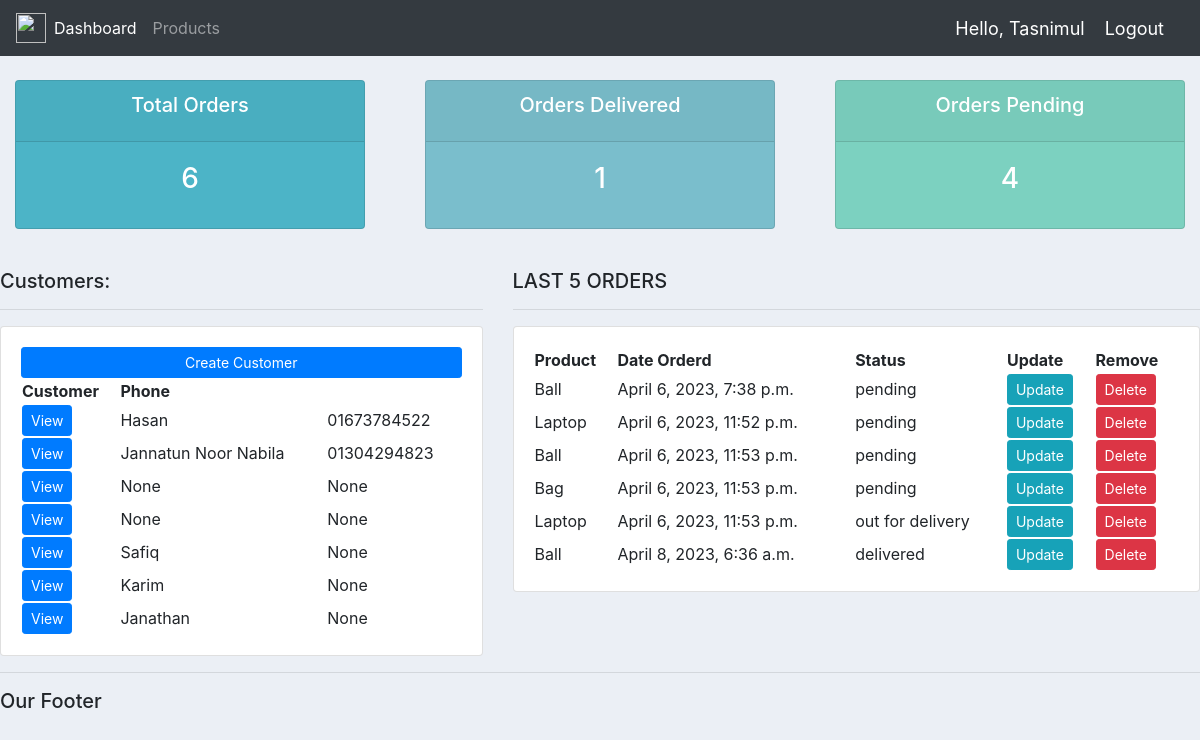
Screenshot of / (signed in) with the database file from the repository.
### accounts/models.py (models this page shows, shortened)
class Customer(models.Model):
    user = models.OneToOneField(User, null=True,blank=True, on_delete=models.CASCADE)
    name = models.CharField(max_length=200, null=True)
    phone = models.CharField(max_length=200, null=True)
    email = models.CharField(max_length=200, null=True)
    date_created = models.DateTimeField(auto_now_add=True,null=True, blank=True)
    profile_pic = models.ImageField(default='user.png',null= True,blank=True)

class Order(models.Model):
    STATUS=(
        ('pending', 'pending'),
        ('out for delivery', 'out for delivery'),
        ('delivered', 'delivered')
    )
    customer = models.ForeignKey(Customer, on_delete=models.SET_NULL, null=True)
    product = models.ForeignKey(Product, null=True, on_delete= models.SET_NULL)
    date_created = models.DateTimeField(auto_now_add=True,null=True, blank=True)
    status = models.CharField(max_length=200, null=True, choices=STATUS)
    note = models.CharField(max_length=1000, null=True)

class Product(models.Model):
    CATEGORY = (
        ('indoor', 'Indoor'),
        ('outdoor', 'Outdoor')
    )
    name = models.CharField(max_length=200, null=True)
    price = models.DecimalField(max_digits=7, decimal_places=2, null=True)
    category = models.CharField(max_length=200, null=True, choices=CATEGORY)
    description = models.CharField(max_length=200, null=True)
    date_created = models.DateTimeField(auto_now_add=True,null=True, blank=True)
    tags = models.ManyToManyField(Tag)
    def __str__(self):
        return self.name

### accounts/decorators.py (the view)
    def wrapper_function(request,*args,**kwargs):
        group = None
        if request.user.groups.exists():
            group = request.user.groups.all()[0].name
        if group == 'customer':
            return redirect('userPage')
        elif group == 'admin':
            return view_func(request,*args,**kwargs)
        else:
            return HttpResponse('You are not authorized to view this page')

### accounts/views.py (called while the page is built)
@login_required(login_url='loginPage')
@admin_only
def home(request):
    orders = Order.objects.all()
    customers = Customer.objects.all()
    total_customers = customers.count()
    total_orders = orders.count()
    delivered = orders.filter(status='delivered').count()
    pending = orders.filter(status='pending').count()
    context= {'orders':orders , 'customers':customers, 'total_customers':total_customers,'total_orders': total_orders,'delivered':delivered,'pending':pending}
    return render(request, 'accounts/dashboard.html',context)

### accounts/templates/accounts/dashboard.html
{% extends 'accounts/main.html' %}
{%block content%}
{% include 'accounts/status.html' %}
<br>
<div class="row">
    <div class="col-md-5 flex">
     <h5>Customers:</h5> <hr>
        <div class="card card-body">
            <a class="btn btn-primary btn-sm btn-block" href="*">Create Customer</a>
            <table class "table table-sm">
              <tr>
                  <th>Customer</th>
                  <th>Phone</th>
                </tr>
                {% for customer in customers%}
                    <tr>
                        <td><a class="btn btn-sm btn-primary" href="{% url 'customer' customer.id %}">View</a></td>
                         <td>{{customer.name}}</td>
                         <td>{{customer.phone}}</td>
                    </tr>
                {%endfor%}
            </table>
        </div>
    </div>
    <div class="col-md-7 ">
        <h5>LAST 5 ORDERS</h5>
         <hr>
        <div class="card card-body">
              <table class "table table-sm">
                <tr>
                    <th>Product</th>
                     <th>Date Orderd</th>
                     <th>Status</th>
                     <th>Update</th>
                     <th>Remove</th>
                </tr>
                {% for order in orders%}
                 <tr>
                     <td>{{order.product}}</td>
                     <td>{{order.date_created}}</td>
                     <td>{{order.status}}</td>
                     <td><a class="btn btn-sm btn-info" href="{% url 'update_order' order.id %}">Update</a></td>
                     <td><a class="btn btn-sm btn-danger" href="{% url 'delete_order' order.id %}">Delete</a></td>
                 </tr>
            {%endfor%}
             </table>
         </div>
    </div>
</div>
{%endblock%}

### accounts/templates/accounts/main.html (shortened to what this page needs)
{%load static%}
<!DOCTYPE html>
<html>
<head>
    <link rel="stylesheet" href="https://cdn.jsdelivr.net/npm/bootstrap@4.4.1/dist/css/bootstrap.min.css">
   <link rel="stylesheet" type="text/css" href="{%static '/css/main.css'%}">
</head>
<body>
    {% include 'accounts/navbar.html' %}
    {%block content%}
    {% endblock %}
    <hr>
    <h5>Our Footer</h5>
</body>
</html>

### accounts/templates/accounts/navbar.html (shortened to what this page needs)
{%load static%}
<nav class="navbar navbar-expand-lg navbar-dark bg-dark">
    <img src="{%static 'images/app-store.png'%}">
    <div class="collapse navbar-collapse" id="navbarNav">
      <ul class="navbar-nav">
        {% if request.user.is_staff %}
        <li class="nav-item active">
          <a class="nav-link" href="{% url 'home' %}">Dashboard</a>
        </li>
        <li class="nav-item">
          <a class="nav-link" href="{%url 'products'%}">Products</a>
        </li>
        {%else%}
        <li class="nav-item">
          <a class="nav-link" href="{%url 'account'%}">Settings</a>
        </li>
        {% endif %}
      </ul>
    </div>
      <span class="hello-msg">Hello, {{request.user}}</span>
      <span ><a class="hello-msg" href="{% url 'logoutPage' %}">Logout</a></span>
  </nav>

### accounts/templates/accounts/status.html
<br>
<div class="row">
    <div class="col">
        <div class="col-md">
            <div class="card text-center text-white  mb-3" id="total-orders">
                <div class="card-header">
                    <h5 class="card-title">Total Orders</h5>
                </div>
                <div class="card-body">
                    <h3 class="card-title">{{total_orders}}</h3>
                </div>
            </div>
        </div>
    </div>
    <div class="col">
        <div class="col-md">
            <div class="card text-center text-white  mb-3" id="orders-delivered">
                <div class="card-header">
                    <h5 class="card-title">Orders Delivered</h5>
                </div>
                <div class="card-body">
                    <h3 class="card-title">{{delivered}}</h3>
                </div>
            </div>
        </div>
    </div>
    <div class="col">
        <div class="col-md">
            <div class="card text-center text-white  mb-3" id="orders-pending">
                <div class="card-header">
                    <h5 class="card-title">Orders Pending</h5>
                </div>
                <div class="card-body">
                    <h3 class="card-title">{{pending}}</h3>
                </div>
            </div>
        </div>
    </div>
</div>

### static/css/main.css (style rules this page uses)
img { height: 30px; width: 30px; }
body { background-color: #ebeff5; }
#total-orders { background-color: #4cb4c7; }
#orders-delivered { background-color: #7abecc; }
#orders-pending { background-color: #7CD1C0; }

### accounts/templates/accounts/navbar.html (style rules this page uses)
.hello-msg { font-size: 18px; color: #fff; margin-right: 20px }

### rows the page displays
Customer: name "Hasan", phone "01673784522"
Customer: name "Jannatun Noor Nabila", phone "01304294823"
Customer: name "None", phone "None"
Customer: name "None", phone "None"
Customer: name "Safiq", phone "None"
Customer: name "Karim", phone "None"
Customer: name "Janathan", phone "None"
Order: product "Ball", date_created "April 6, 2023, 7:38 p.m.", status "pending"
Order: product "Laptop", date_created "April 6, 2023, 11:52 p.m.", status "pending"
Order: product "Ball", date_created "April 6, 2023, 11:53 p.m.", status "pending"
Order: product "Bag", date_created "April 6, 2023, 11:53 p.m.", status "pending"
Order: product "Laptop", date_created "April 6, 2023, 11:53 p.m.", status "out for delivery"
Order: product "Ball", date_created "April 8, 2023, 6:36 a.m.", status "delivered"

### other values shown
{{ request.user }} "Tasnimul"
{{ total_orders }} "6"
{{ delivered }} "1"
{{ pending }} "4"
